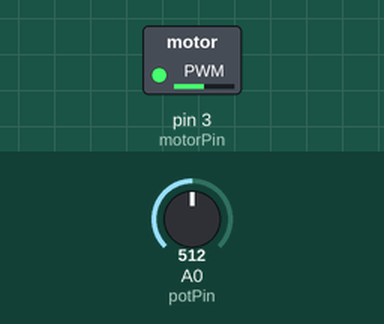
This sketch was run on a simulated Arduino Uno, built with avr-gcc and run on an emulated ATmega328P. Parts: switched loads named in the sketch (green lamp = pin HIGH). The inputs (shaded band) are chosen by the test bench; at power-on: A0 (potPin) = 512.

Above: at 1.2 s.
1.3 s: A0 (potPin) set to 716
At 2.3 s:
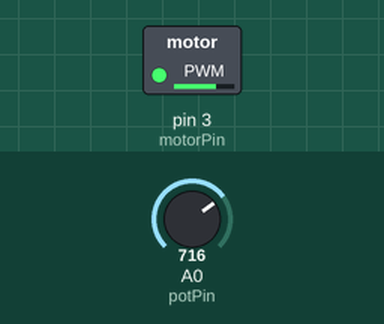
2.8 s: A0 (potPin) set to 900
At 3.5 s:
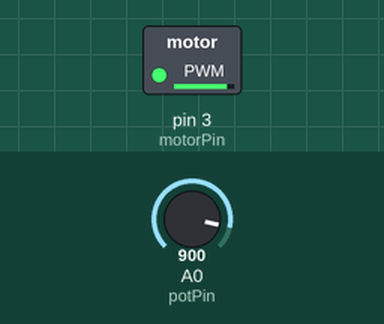
4.3 s: A0 (potPin) set to 122
At 4.8 s:
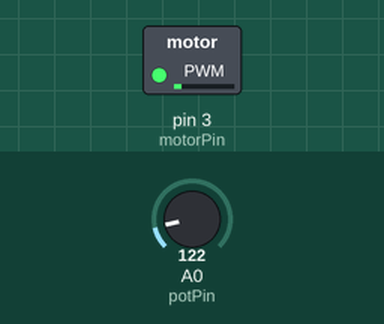
5.8 s: A0 (potPin) set to 0
At 7.0 s:
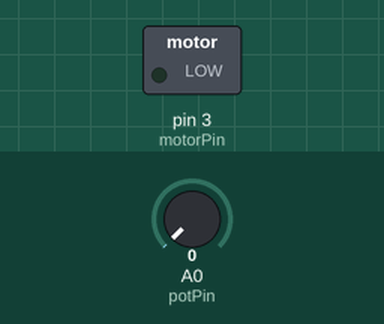
7.3 s: A0 (potPin) set to 511
At 8.5 s:
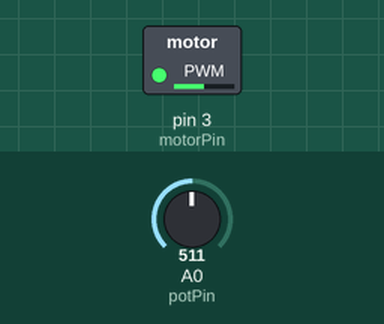
Timing chart, 0 to 9.8 s (numbered marks = the images above; inputs shaded):
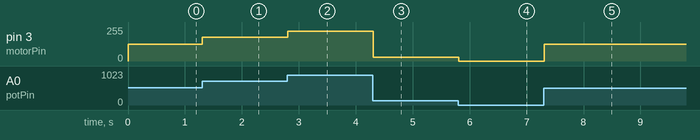

The sketch:

Lab2_control_motor_speed.ino
```cpp
int potPin = A0;    // select the input pin for the potentiometer
int motorPin = 3;   // The pin for the motor
int potValue = 0;   // variable to store the value from the pot
int speedValue = 0;
void setup() {
  pinMode(potPin, INPUT);
  pinMode(motorPin, OUTPUT);
}

void loop() {
  potValue = analogRead(potPin);
  speedValue = map(potValue, 0, 1023, 0, 255);
  analogWrite(motorPin, speedValue);
  delay(100);
}
```

Measured:
- after the input at 1.3 s, pin 3 (motorPin): 127/255 → 178/255 at once
- after the input at 2.8 s, pin 3 (motorPin): 178/255 → 224/255 at once
- after the input at 4.3 s, pin 3 (motorPin): 224/255 → 30/255 at once
- after the input at 5.8 s, pin 3 (motorPin): 30/255 → 0/255 at once
- after the input at 7.3 s, pin 3 (motorPin): 0/255 → 127/255 at once
